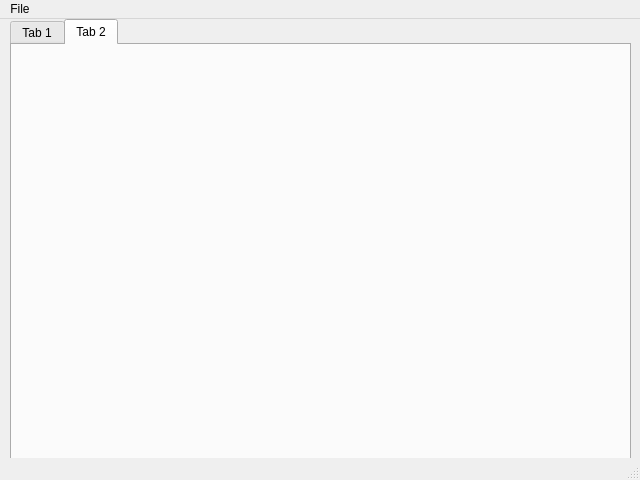
<?xml version="1.0" encoding="UTF-8"?>
<ui version="4.0">
 <class>MainWindow</class>
 <widget class="QMainWindow" name="MainWindow">
  <property name="geometry">
   <rect>
    <x>0</x>
    <y>0</y>
    <width>640</width>
    <height>480</height>
   </rect>
  </property>
  <property name="windowTitle">
   <string>MainWindow</string>
  </property>
  <widget class="QWidget" name="centralwidget">
   <widget class="QTabWidget" name="tabWidget">
    <property name="geometry">
     <rect>
      <x>10</x>
      <y>0</y>
      <width>621</width>
      <height>451</height>
     </rect>
    </property>
    <property name="currentIndex">
     <number>1</number>
    </property>
    <widget class="QWidget" name="tabObjects">
     <property name="accessibleName">
      <string>Objects</string>
     </property>
     <attribute name="title">
      <string>Tab 1</string>
     </attribute>
    </widget>
    <widget class="QWidget" name="tab_2">
     <property name="accessibleName">
      <string comment="Objects"/>
     </property>
     <attribute name="title">
      <string>Tab 2</string>
     </attribute>
    </widget>
   </widget>
  </widget>
  <widget class="QMenuBar" name="menubar">
   <property name="geometry">
    <rect>
     <x>0</x>
     <y>0</y>
     <width>640</width>
     <height>21</height>
    </rect>
   </property>
   <widget class="QMenu" name="menuFile">
    <property name="title">
     <string>File</string>
    </property>
    <addaction name="actionCreate_New_DB"/>
    <addaction name="actionOpen_DB"/>
    <addaction name="actionClose_DB"/>
    <addaction name="separator"/>
    <addaction name="actionExit"/>
   </widget>
   <addaction name="menuFile"/>
  </widget>
  <widget class="QStatusBar" name="statusbar"/>
  <action name="actionCreate_New_DB">
   <property name="text">
    <string>Create New DB</string>
   </property>
  </action>
  <action name="actionOpen_DB">
   <property name="text">
    <string>Open DB</string>
   </property>
  </action>
  <action name="actionClose_DB">
   <property name="text">
    <string>Close DB</string>
   </property>
  </action>
  <action name="actionExit">
   <property name="text">
    <string>Exit</string>
   </property>
  </action>
 </widget>
 <resources/>
 <connections/>
</ui>
